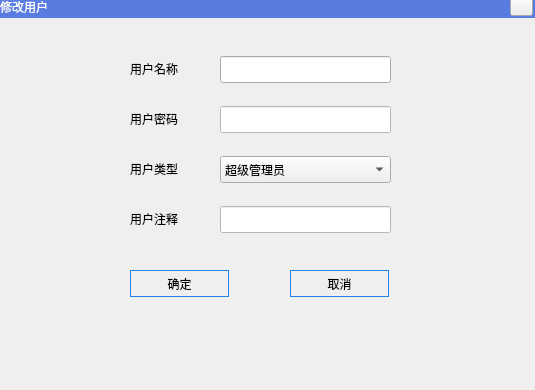
<?xml version="1.0" encoding="UTF-8"?>
<ui version="4.0">
 <class>userEdit</class>
 <widget class="QWidget" name="userEdit">
  <property name="geometry">
   <rect>
    <x>0</x>
    <y>0</y>
    <width>535</width>
    <height>390</height>
   </rect>
  </property>
  <property name="windowTitle">
   <string>Form</string>
  </property>
  <widget class="QLabel" name="passwdLabel">
   <property name="geometry">
    <rect>
     <x>130</x>
     <y>110</y>
     <width>67</width>
     <height>17</height>
    </rect>
   </property>
   <property name="text">
    <string>用户密码</string>
   </property>
  </widget>
  <widget class="QPushButton" name="canclePushButton">
   <property name="geometry">
    <rect>
     <x>290</x>
     <y>270</y>
     <width>99</width>
     <height>27</height>
    </rect>
   </property>
   <property name="styleSheet">
    <string notr="true">color: rgb(0, 0, 0);
background-image: url(:/res/anniubk.png);
border-color: rgb(33, 131, 229);
border-width: 1px;
border-style: solid;</string>
   </property>
   <property name="text">
    <string>取消</string>
   </property>
  </widget>
  <widget class="QLabel" name="userNoteLabel">
   <property name="geometry">
    <rect>
     <x>130</x>
     <y>210</y>
     <width>61</width>
     <height>17</height>
    </rect>
   </property>
   <property name="text">
    <string>用户注释</string>
   </property>
  </widget>
  <widget class="QLabel" name="userNameLabel">
   <property name="geometry">
    <rect>
     <x>130</x>
     <y>60</y>
     <width>67</width>
     <height>17</height>
    </rect>
   </property>
   <property name="text">
    <string>用户名称</string>
   </property>
  </widget>
  <widget class="QLabel" name="label_2">
   <property name="geometry">
    <rect>
     <x>0</x>
     <y>-4</y>
     <width>535</width>
     <height>22</height>
    </rect>
   </property>
   <property name="styleSheet">
    <string notr="true">background-color: rgb(88, 124, 224);
color: rgb(255, 255, 255);</string>
   </property>
   <property name="text">
    <string>修改用户</string>
   </property>
   <property name="alignment">
    <set>Qt::AlignLeading|Qt::AlignLeft|Qt::AlignVCenter</set>
   </property>
  </widget>
  <widget class="QLineEdit" name="userNoteLineEdit">
   <property name="geometry">
    <rect>
     <x>220</x>
     <y>206</y>
     <width>171</width>
     <height>27</height>
    </rect>
   </property>
   <property name="styleSheet">
    <string notr="true">background-color: rgb(255, 255, 255);</string>
   </property>
   <property name="echoMode">
    <enum>QLineEdit::Normal</enum>
   </property>
   <property name="readOnly">
    <bool>false</bool>
   </property>
  </widget>
  <widget class="QComboBox" name="userTypeComboBox">
   <property name="geometry">
    <rect>
     <x>220</x>
     <y>156</y>
     <width>171</width>
     <height>27</height>
    </rect>
   </property>
   <item>
    <property name="text">
     <string>超级管理员</string>
    </property>
   </item>
   <item>
    <property name="text">
     <string>管理员</string>
    </property>
   </item>
   <item>
    <property name="text">
     <string>操作员</string>
    </property>
   </item>
  </widget>
  <widget class="QPushButton" name="closePushButton">
   <property name="geometry">
    <rect>
     <x>510</x>
     <y>-4</y>
     <width>23</width>
     <height>20</height>
    </rect>
   </property>
   <property name="styleSheet">
    <string notr="true">border-image: url(:/res/close.png);</string>
   </property>
   <property name="text">
    <string/>
   </property>
  </widget>
  <widget class="QLabel" name="userTypeLabel">
   <property name="geometry">
    <rect>
     <x>130</x>
     <y>160</y>
     <width>67</width>
     <height>17</height>
    </rect>
   </property>
   <property name="text">
    <string>用户类型</string>
   </property>
  </widget>
  <widget class="QLineEdit" name="userNameLineEdit">
   <property name="geometry">
    <rect>
     <x>220</x>
     <y>56</y>
     <width>171</width>
     <height>27</height>
    </rect>
   </property>
   <property name="readOnly">
    <bool>true</bool>
   </property>
  </widget>
  <widget class="QLineEdit" name="passwdLineEdit">
   <property name="geometry">
    <rect>
     <x>220</x>
     <y>106</y>
     <width>171</width>
     <height>27</height>
    </rect>
   </property>
   <property name="styleSheet">
    <string notr="true">background-color: rgb(255, 255, 255);</string>
   </property>
   <property name="echoMode">
    <enum>QLineEdit::Password</enum>
   </property>
   <property name="readOnly">
    <bool>false</bool>
   </property>
  </widget>
  <widget class="QPushButton" name="confirmPushButton">
   <property name="geometry">
    <rect>
     <x>130</x>
     <y>270</y>
     <width>99</width>
     <height>27</height>
    </rect>
   </property>
   <property name="styleSheet">
    <string notr="true">color: rgb(0, 0, 0);
background-image: url(:/res/anniubk.png);
border-color: rgb(33, 131, 229);
border-width: 1px;
border-style: solid;</string>
   </property>
   <property name="text">
    <string>确定</string>
   </property>
  </widget>
 </widget>
 <resources/>
 <connections/>
</ui>
